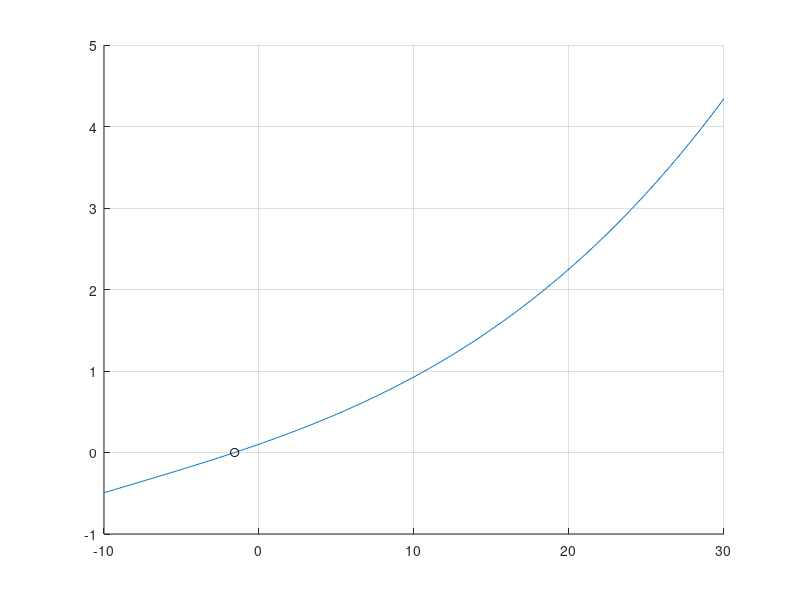

Source code (MATLAB):
% Hw 4 problem 5
% Steven Macenski modified sept 29 2013

Cl = [4.47*10.^-5 1.15*10.^-3 6.66*10.^-2 1.02*10.^-1];
Cd = [5.75*10.^-6 5.09*10.^-4 1.8*10.^-4 1.25*10.^-2];
a = -10:.1:30;
plot(a,polyval(Cl,a));
figure(1)
xlabel('alpha'); ylabel('Cl'); title('Cl vs alpha');
pause
clf

plot(a,polyval(Cd,a));
xlabel('alpha'); ylabel('Cd'); title('Cd vs alpha');
pause 
clf

CCl = polyval(Cl,a);
CCd = polyval(Cd,a);
plot(CCd,CCl);
xlabel('Cd'); ylabel('Cl'); title('Cl vs Cd');
pause 
clf

Ratio =(CCl./CCd);
plot(a,Ratio);
xlabel('alpha'); ylabel('Cl/Cd'); title('Cl/Cd vs alpha');
figure(1)
maxx = max(Ratio);
y = a(139);

fprintf('\nThe angle to max L/D is %.2f\n',y)
pause 
clf

r = roots(Cl);
e = r(3,1);
fprintf('\nZero lift at a = %f\n',e)
hold on 
plot(a,CCl)
plot(e,polyval(Cl,e),'ok')
grid on
% To verify point exists on graph of Cl vs alpha  